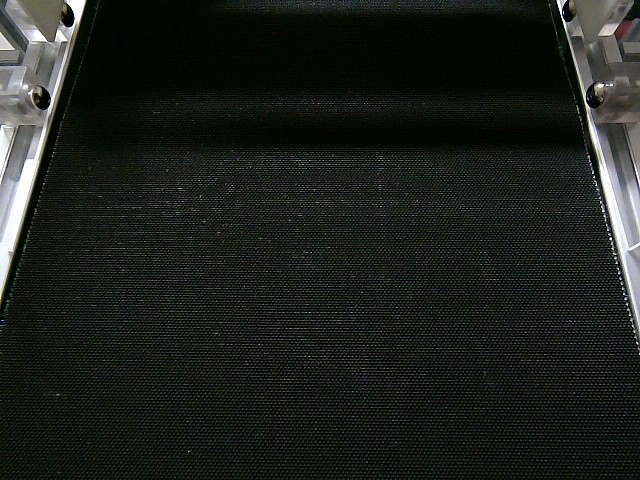
#> input picture tools/Sample/1.jpg, 640 x 480 px
$ python preprocess.py
#> lines starting #> are read from the running program, lines starting #| are printed output that depends on the picture; after the words box and inside, x2 and y2 are one past the last pixel; in counts of white or black regions, pixels touching at a corner belong together
import cv2 as cv
import numpy as np

input = cv.imread("./1.jpg")
#> input is the input picture: shape (480, 640, 3); mean B, G, R 28.1, 32.9, 28.2
mask = cv.imread("./mask.png")
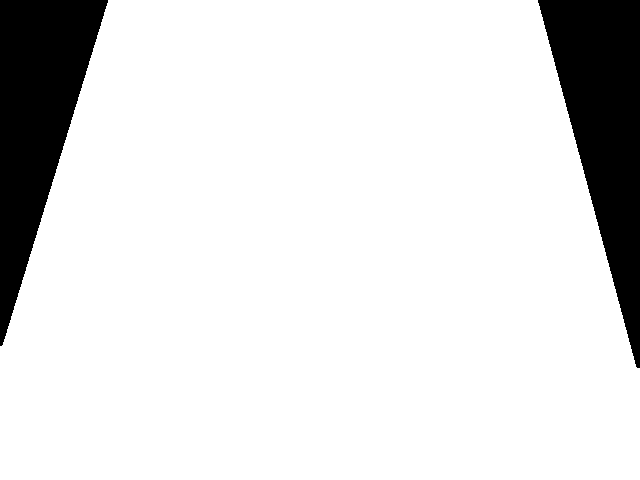
#> input picture tools/Sample/mask.png, 640 x 480 px
#> mask is the input picture: shape (480, 640, 3); 87.4% white; 2 black regions, box (x1, y1, x2, y2) and area: (538, 0, 640, 368) 19427, (0, 0, 108, 346) 19153

end = cv.bitwise_and(input, mask)
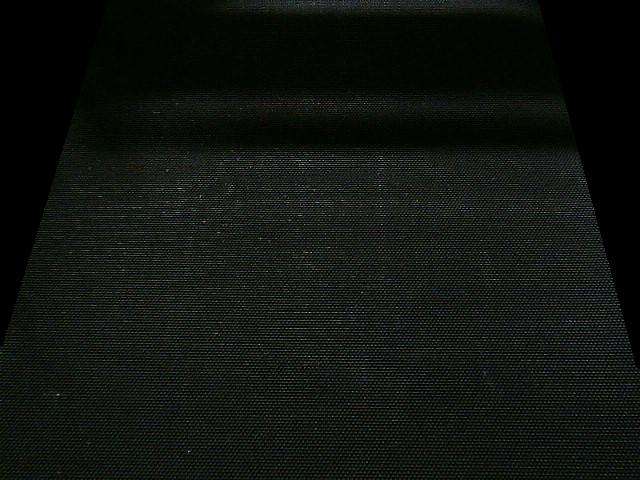
#> end: shape (480, 640, 3); mean B, G, R 15.9, 20.3, 15.8

cv.imshow("end", end)
cv.waitKey(0)
